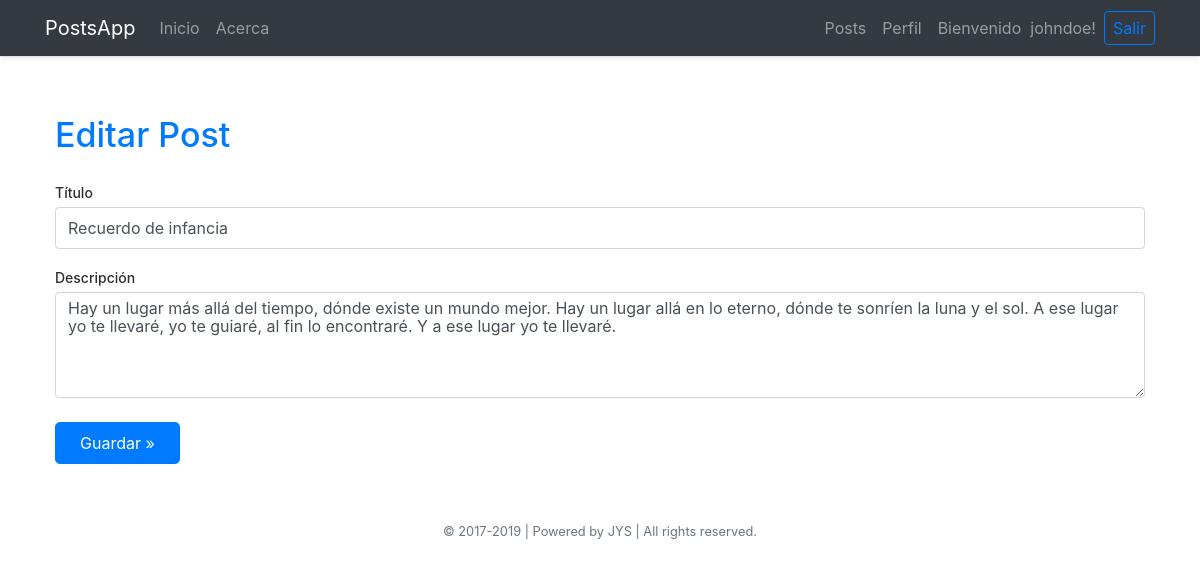
/update.php?id=2 (signed in), run on the app's committed database.
### tables this page shows
CREATE TABLE user (
	user_id INT UNSIGNED NOT NULL AUTO_INCREMENT PRIMARY KEY,
	last_name VARCHAR(50) NOT NULL,
	first_name VARCHAR(50) NOT NULL,
	user_name VARCHAR(50) NOT NULL,
	user_email VARCHAR(50) NOT NULL,
	password VARCHAR(255) NOT NULL,
	activation CHAR(32) NOT NULL,
	created_on DATETIME NOT NULL,
	last_modified_on DATETIME NOT NULL,
    deleted TINYINT(1) NOT NULL DEFAULT 0,
    UNIQUE KEY user_email_unique (user_email),
    UNIQUE KEY user_name_unique (user_name)
);

CREATE TABLE post (
	id INT UNSIGNED NOT NULL AUTO_INCREMENT PRIMARY KEY,
	author_id INT UNSIGNED NOT NULL,
	created_on DATETIME NOT NULL,
	last_modified_on DATETIME NOT NULL,
	title VARCHAR(255) NOT NULL,
	body TEXT NOT NULL,
	FOREIGN KEY (author_id) REFERENCES user (user_id)
);

### views/post/update.phtml (the view, shortened to what this page needs)
<section style="padding: 0.625rem;">
	<h1 class="text-primary mb-4">Editar Post</h1>
	<form action="update.php" method="POST">
	    <div class="form-group">
	        <label for="titulo">Título</label>
	        <input type="text" name="titulo" class="form-control <?= empty($titulo_err) ? '' : 'is-invalid' ?>" id="" maxlength="100" value="<?= htmlspecialchars( $titulo ) ?>" />
	    </div>
	    <div class="form-group">
	        <label for="descripcion">Descripción</label>
	        <textarea name="descripcion" class="form-control <?= empty($descripcion_err) ? '' : 'is-invalid' ?>" id="" rows="5"><?= htmlspecialchars( $descripcion ) ?></textarea>
	    </div>
	    <button type="submit" class="btn btn-primary btn-lg px-4 mt-2">Guardar &raquo;</button>
	</form>
</section>

### views/inc/navbar.phtml (shortened to what this page needs)
<nav class="navbar navbar-expand-md navbar-dark bg-dark border-bottom shadow-sm">
    <div class="container">
        <a class="navbar-brand" href="index.php">PostsApp</a>
        <div class="collapse navbar-collapse" id="navbar">
            <ul class="navbar-nav mr-auto">
                <li class="nav-item"><a class="nav-link" href="index.php">Inicio <span class="sr-only">(current)</span></a></li>
                <li class="nav-item"><a class="nav-link" href="about.php">Acerca</a></li>
            </ul>
            <?php if (isset( $_SESSION['user_id'] )):
                $user = getUser($_SESSION['user_id']);
            ?>
            <ul class="navbar-nav ml-auto">
                <li class="nav-item"><a class="nav-link" href="index.php">Posts</a></li>
                <li class="nav-item"><a class="nav-link" href="profile.php">Perfil</a></li>
                <span class="navbar-text mx-md-2">Bienvenido &nbsp;<span style=""><?= htmlspecialchars($user['user_name']) ?>!</span></span>
                <form class="form-inline my-2 my-lg-0" action="logout.php" method="POST">
                    <button type="submit" class="btn btn-outline-primary my-2 my-sm-0 px-2 py-1">Salir</button>
                </form>
            </ul>
            <?php endif ?>
        </div>
    </div>
</nav>

### public/css/styles.css (style rules this page uses)
section h1 { font-size: 2.125rem; }
label { font-size: 14px; color: #2D2D2D; margin-bottom: .25rem; font-weight: 500; }
.form-control { height: calc(1.5em + 1rem + 2px); line-height: 1.15; }
.btn-lg { font-size: 1rem; }

### data on the page
user: user_name "johndoe"
post: titulo "Recuerdo de infancia", descripcion "Hay un lugar más allá del tiempo, dónde existe un mundo mejor. Hay un lugar allá en lo eterno, dónde te sonríen la luna y el sol. A ese lugar yo te llevaré, yo te guiaré, al fin lo encontraré. Y a ese lugar yo te llevaré."
